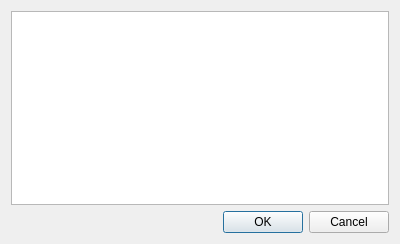
<?xml version="1.0" encoding="UTF-8"?>
<ui version="4.0">
 <class>DialogColorPaletteList</class>
 <widget class="QDialog" name="DialogColorPaletteList">
  <property name="geometry">
   <rect>
    <x>0</x>
    <y>0</y>
    <width>400</width>
    <height>244</height>
   </rect>
  </property>
  <property name="windowTitle">
   <string>选择调色板</string>
  </property>
  <layout class="QVBoxLayout" name="verticalLayout">
   <item>
    <widget class="QTreeWidget" name="view">
     <property name="editTriggers">
      <set>QAbstractItemView::NoEditTriggers</set>
     </property>
     <property name="verticalScrollMode">
      <enum>QAbstractItemView::ScrollPerPixel</enum>
     </property>
     <property name="horizontalScrollMode">
      <enum>QAbstractItemView::ScrollPerPixel</enum>
     </property>
     <property name="indentation">
      <number>0</number>
     </property>
     <property name="rootIsDecorated">
      <bool>false</bool>
     </property>
     <property name="itemsExpandable">
      <bool>false</bool>
     </property>
     <property name="headerHidden">
      <bool>true</bool>
     </property>
     <property name="expandsOnDoubleClick">
      <bool>false</bool>
     </property>
     <attribute name="headerVisible">
      <bool>false</bool>
     </attribute>
     <column>
      <property name="text">
       <string>调色板</string>
      </property>
     </column>
    </widget>
   </item>
   <item>
    <widget class="QDialogButtonBox" name="buttonBox">
     <property name="orientation">
      <enum>Qt::Horizontal</enum>
     </property>
     <property name="standardButtons">
      <set>QDialogButtonBox::Cancel|QDialogButtonBox::Ok</set>
     </property>
    </widget>
   </item>
  </layout>
 </widget>
 <resources/>
 <connections>
  <connection>
   <sender>buttonBox</sender>
   <signal>accepted()</signal>
   <receiver>DialogColorPaletteList</receiver>
   <slot>accept()</slot>
   <hints>
    <hint type="sourcelabel">
     <x>248</x>
     <y>254</y>
    </hint>
    <hint type="destinationlabel">
     <x>157</x>
     <y>274</y>
    </hint>
   </hints>
  </connection>
  <connection>
   <sender>buttonBox</sender>
   <signal>rejected()</signal>
   <receiver>DialogColorPaletteList</receiver>
   <slot>reject()</slot>
   <hints>
    <hint type="sourcelabel">
     <x>316</x>
     <y>260</y>
    </hint>
    <hint type="destinationlabel">
     <x>286</x>
     <y>274</y>
    </hint>
   </hints>
  </connection>
 </connections>
</ui>
